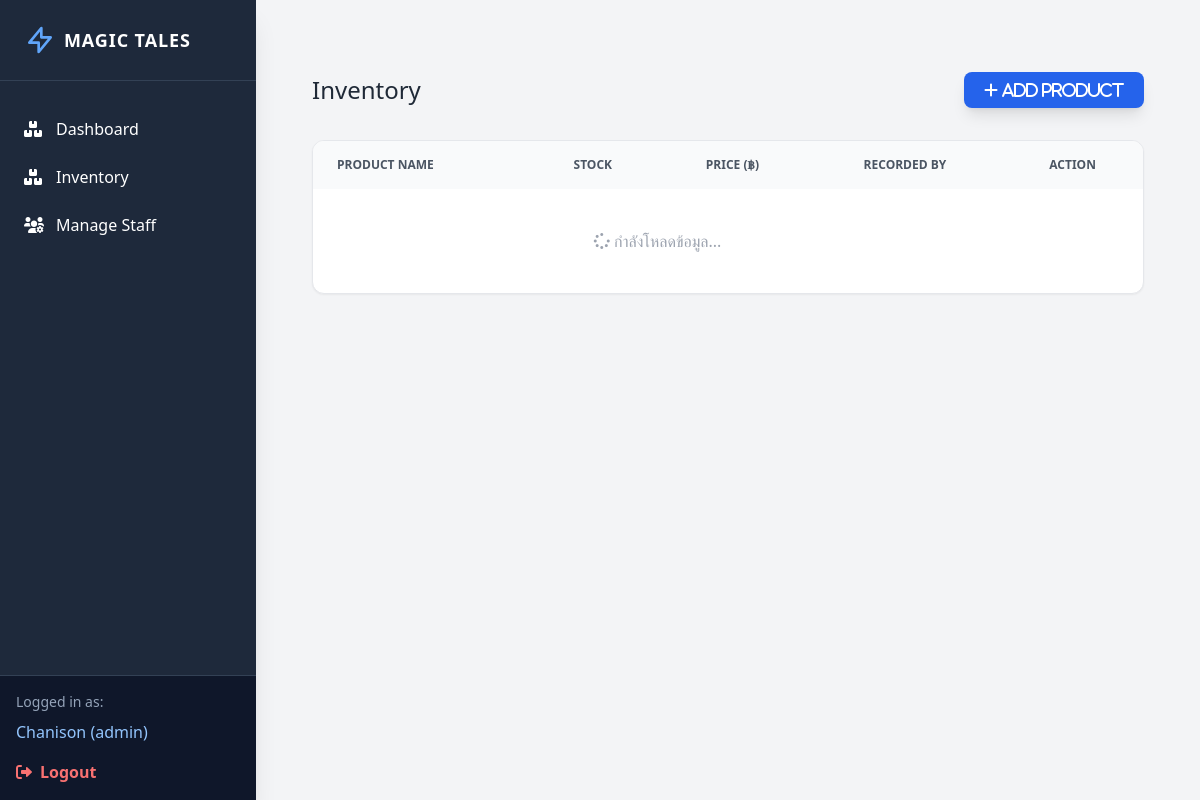
The page /api/inventory (signed in) on the database as committed earlier.
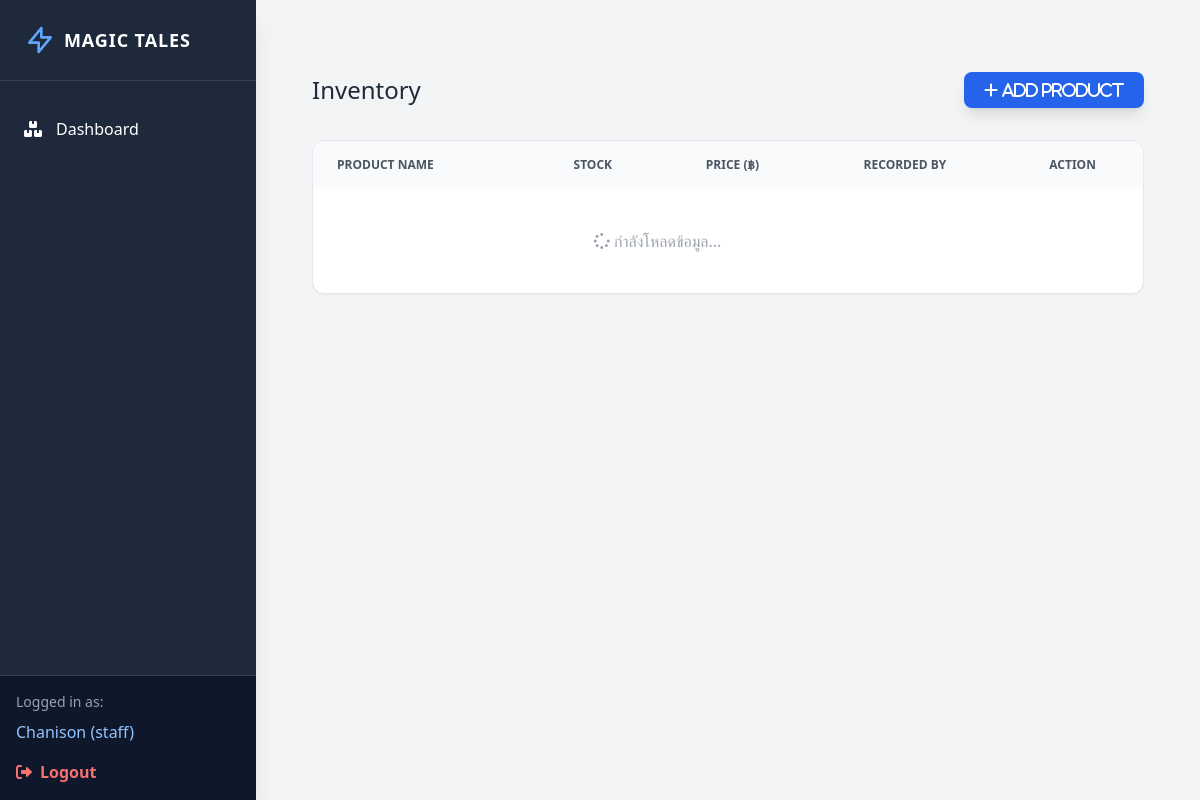
The same page on the database as committed later.
### app/models.py (models this page shows, shortened)
class User(db.Model , UserMixin):
    __tablename__ = 'users'
    id = db.Column(db.Integer, primary_key=True)
    username = db.Column(db.String(50), unique=True, nullable=False)
    password_hash = db.Column(db.String(255), nullable=False)
    role = db.Column(db.String(20), default='staff')  # 'admin' หรือ 'staff'
    is_active = db.Column(db.Boolean, default=True, nullable=False)
    created_at = db.Column(db.DateTime, default=lambda: datetime.now())
    orders = db.relationship('Order', backref='staff', lazy=True)

### app/routes.py (the view)
@api.route('/inventory')
@login_required
def inventory():
    products = Product.query.filter_by(is_deleted=False).all()
    response = make_response(render_template('inventory.html', user=current_user , products=products))
    response.headers['Cache-Control'] = 'no-cache, no-store, must-revalidate'
    response.headers['Pragma'] = 'no-cache'
    response.headers['Expires'] = '0'
    return response

### app/__init__.py (called while the page is built)
def create_app():
    app = Flask(__name__)
    app.config['SECRET_KEY'] = '985d8bde7803e4e9b9eec56e87d46b05cd9908791407fd3e' # 4. สำคัญมาก! ต้องมี Secret Key สำหรับ Session
    app.config['SQLALCHEMY_DATABASE_URI'] = 'sqlite:///inventory.db'
    app.config['SQLALCHEMY_TRACK_MODIFICATIONS'] = False
    db.init_app(app)
    login_manager.init_app(app)
    login_manager.login_view = 'api.login'  # ถ้าไม่ล็อกอินจะถูกส่งไปที่หน้าไหน
    login_manager.login_message = "กรุณาเข้าสู่ระบบก่อนใช้งาน"
    @login_manager.user_loader
    def load_user(user_id):
        return User.query.get(int(user_id))
    app.register_blueprint(api, url_prefix='/api')
    return app

### app/templates/inventory.html (shortened to what this page needs)
{% extends "base.html" %}  {% block content %}
<main class="p-6 max-w-7xl mx-auto">
  <div class="flex justify-between items-center mb-8 mt-4">
    <h2 class="text-2xl font-blod text-gray-800">Inventory</h2>
    <button
      onclick="toggleModal()"
      class="bg-blue-600 hover:bg-blue-700 text-white px-5 py-2.5 rounded-lg flex items-center gap-2 transition-all shadow-lg hove:scale-105"
    >
      <i class="fa-solid fa-plus"> Add Product</i>
    </button>
  </div>
  <div
    class="bg-white rounded-xl shadow-sm border border-gray-200 overflow-hidden"
  >
    <table class="w-full text-left border-collapse">
      <thead class="bg-gray-50 text-gray-600 uppercase text-xs font-semibold">
        <tr>
          <th class="px-6 py-4">Product Name</th>
          <th class="px-6 py-4 text-center">Stock</th>
          <th class="px-6 py-4 text-center">Price (฿)</th>
          <th class="px-6 py-4 text-center">Recorded By</th>
          <th class="px-6 py-4 text-center">Action</th>
        </tr>
      </thead>
      <tbody id="product-table-body" class="divide-y divide-gray-100">
        <tr>
          <td colspan="4" class="px-6 py-10 text-center text-gray-400">
            <i class="fa-solid fa-spinner animate-spin"></i> กำลังโหลดข้อมูล...
          </td>
        </tr>
      </tbody>
    </table>
  </div>
</main>
{% endblock %}

### app/templates/base.html (shortened to what this page needs)
<!DOCTYPE html>
<html lang="th">
<head>
    <script src="https://cdn.tailwindcss.com"></script>
    <link href="https://cdnjs.cloudflare.com/ajax/libs/font-awesome/6.0.0/css/all.min.css" rel="stylesheet">
</head>
<body class="bg-gray-100 font-sans">
    {% if current_user.is_authenticated %}
    <div class="flex min-h-screen">
        <aside class="w-64 bg-slate-800 text-white flex-shrink-0 flex flex-col shadow-xl sticky top-0 h-screen">
            <div class="p-6 flex items-center gap-2 border-b border-slate-700">
                <svg class="w-8 h-8 text-blue-400" fill="none" stroke="currentColor" viewBox="0 0 24 24">
                    <path stroke-linecap="round" stroke-linejoin="round" stroke-width="2"
                        d="M13 10V3L4 14h7v7l9-11h-7z"></path>
                </svg>
                <span class="text-lg font-bold tracking-wider" >MAGIC TALES</span>
            </div>
            <nav class="mt-6 flex-1">
                <a href="#" onclick="window.location.href='/api/dashboard'"
                    class="flex items-center gap-3 py-3 px-6 hover:bg-slate-700 transition-colors">
                    <i class="fa-solid fa-boxes-stacked w-5"></i>
                    <span>Dashboard</span>
                </a>
                {% if current_user.role == 'admin' %}
                <a href="#" onclick="window.location.href='/api/inventory'"
                    class="flex items-center gap-3 py-3 px-6 hover:bg-slate-700 transition-colors">
                    <i class="fa-solid fa-boxes-stacked w-5"></i>
                    <span>Inventory</span>
                </a>
                <a href="{{ url_for('api.manage_staff') }}"
                    class="flex items-center gap-3 py-3 px-6 hover:bg-slate-700 transition-colors">
                    <i class="fa-solid fa-users-gear w-5"></i>
                    <span>Manage Staff</span>
                </a>
                {% endif %}
            </nav>
            <div class="p-4 border-t border-slate-700 bg-slate-900">
                <div class="text-sm text-slate-400 mb-2">Logged in as:</div>
                <div class="font-medium text-blue-300 truncate mb-4">{{ current_user.username }} ({{current_user.role}})
                </div>
                <a href="{{ url_for('api.logout') }}"
                    class="flex items-center gap-2 text-red-400 hover:text-red-300 transition-colors font-semibold">
                    <i class="fa-solid fa-right-from-bracket"></i> Logout
                </a>
            </div>
        </aside>
        <main class="flex-1 overflow-y-auto">
            <div class="p-8">
                {% block content %}{% endblock %}
            </div>
        </main>
    </div>
    {% else %}
    <div class="min-h-screen flex items-center justify-center">
        {% block login_content %}{% endblock %}
    </div>
    {% endif %}
</body>
</html>

Rows that differ between the two databases and show on the page:
changed User "Chanison": role "admin" → "staff"
Other text that changed with them:
text no longer shown: "Inventory Manage Staff"
